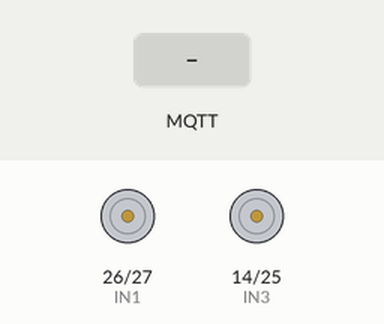
A sketch run on a simulated ESP32. On the bench: motor-driver pin pairs drawn as motors (green arrow = first pin HIGH = forward, orange = second pin HIGH = backward, longer = more drive, scaled by the enable pin). The test bench sets the inputs (shaded band). WiFi joins after 1.5 s; servers stay silent unless stated; no MQTT or app messages arrive unless stated; what the sketch prints to the serial monitor is not drawn.

Above: at 2.8 s.
2.9 s: MQTT message "forward" arrives on the first subscribed topic
At 3.2 s:
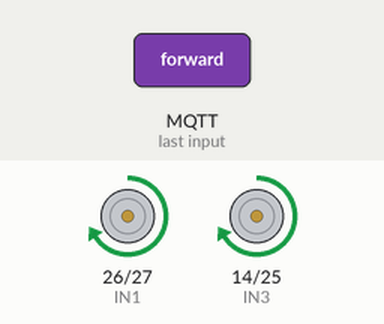
4.4 s: MQTT message "reverse" arrives on the first subscribed topic
At 5.6 s:
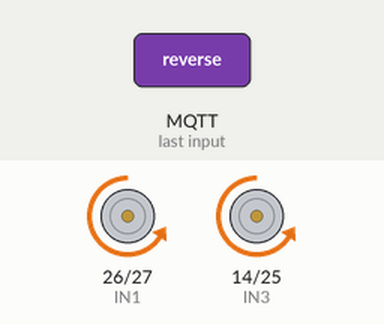
5.9 s: MQTT message "left" arrives on the first subscribed topic
At 6.7 s:
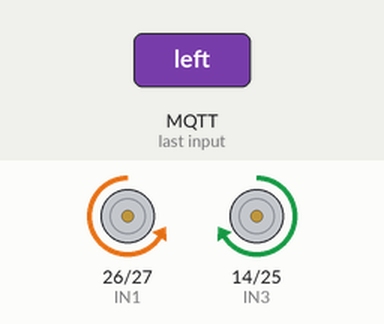
7.4 s: MQTT message "right" arrives on the first subscribed topic
At 7.8 s:
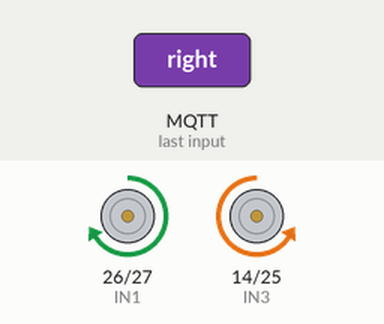
Timing chart, 0 to 9.9 s (numbered marks = the images above; inputs shaded):
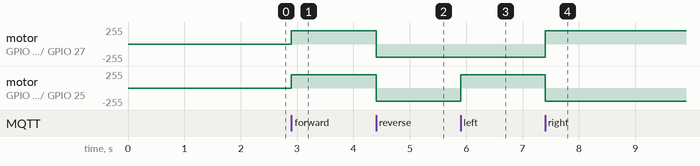

The sketch:

bot_esp32.ino
```cpp
/*
  Wearable IMU Glove Controller — Bot-Side ESP32 Firmware
  --------------------------------------------------------
  Identical to the bot firmware used in the camera-based gesture
  project. Subscribes to MQTT commands (published here by the glove
  controller instead of a webcam script) and drives two DC motors
  via an L298N driver.

  Commands accepted on topic "gesturebot/command":
    "forward", "reverse", "left", "right", "stop"

  Author: Iniyan
*/

#include <WiFi.h>
#include <PubSubClient.h>

// ---- WiFi & MQTT config ----
const char* ssid = "YOUR_WIFI_SSID";
const char* password = "YOUR_WIFI_PASSWORD";
const char* mqtt_server = "192.168.x.x";  // your laptop's IP running Mosquitto
const int mqtt_port = 1883;
const char* mqtt_topic = "gesturebot/command";

WiFiClient espClient;
PubSubClient client(espClient);

// ---- Motor pins ----
#define ENA 32
#define ENB 33
#define IN1 26
#define IN2 27
#define IN3 14
#define IN4 25

int speedVal = 200; // 0-255

void setSpeed(int s) {
  ledcWrite(ENA, s);
  ledcWrite(ENB, s);
}

void forward() {
  setSpeed(speedVal);
  digitalWrite(IN1, HIGH); digitalWrite(IN2, LOW);
  digitalWrite(IN3, HIGH); digitalWrite(IN4, LOW);
}

void reverse() {
  setSpeed(speedVal);
  digitalWrite(IN1, LOW); digitalWrite(IN2, HIGH);
  digitalWrite(IN3, LOW); digitalWrite(IN4, HIGH);
}

void turnLeft() {
  setSpeed(speedVal);
  digitalWrite(IN1, LOW); digitalWrite(IN2, HIGH);
  digitalWrite(IN3, HIGH); digitalWrite(IN4, LOW);
}

void turnRight() {
  setSpeed(speedVal);
  digitalWrite(IN1, HIGH); digitalWrite(IN2, LOW);
  digitalWrite(IN3, LOW); digitalWrite(IN4, HIGH);
}

void stopCar() {
  ledcWrite(ENA, 0);
  ledcWrite(ENB, 0);
  digitalWrite(IN1, LOW); digitalWrite(IN2, LOW);
  digitalWrite(IN3, LOW); digitalWrite(IN4, LOW);
}

void setup_wifi() {
  delay(100);
  WiFi.begin(ssid, password);
  while (WiFi.status() != WL_CONNECTED) {
    delay(500);
    Serial.print(".");
  }
  Serial.println("\nWiFi connected, IP: " + WiFi.localIP().toString());
}

void callback(char* topic, byte* payload, unsigned int length) {
  String msg;
  for (unsigned int i = 0; i < length; i++) msg += (char)payload[i];
  msg.trim();
  Serial.println("Command: " + msg);

  if (msg == "forward") forward();
  else if (msg == "reverse") reverse();
  else if (msg == "left") turnLeft();
  else if (msg == "right") turnRight();
  else if (msg == "stop") stopCar();
}

void reconnect() {
  while (!client.connected()) {
    Serial.print("Connecting to MQTT...");
    if (client.connect("ESP32GestureBot")) {
      Serial.println("connected");
      client.subscribe(mqtt_topic);
    } else {
      delay(2000);
    }
  }
}

void setup() {
  Serial.begin(115200);
  pinMode(IN1, OUTPUT);
  pinMode(IN2, OUTPUT);
  pinMode(IN3, OUTPUT);
  pinMode(IN4, OUTPUT);
  ledcAttach(ENA, 5000, 8);
  ledcAttach(ENB, 5000, 8);

  setup_wifi();
  client.setServer(mqtt_server, mqtt_port);
  client.setCallback(callback);
}

void loop() {
  if (!client.connected()) reconnect();
  client.loop();
}
```

Measured:
- after the input at 2.9 s, motor on GPIO 26 (IN1) / GPIO 27 (IN2), motor on GPIO 14 (IN3) / GPIO 25 (IN4): stopped → forward 199/255 at once
- after the input at 4.4 s, motor on GPIO 26 (IN1) / GPIO 27 (IN2), motor on GPIO 14 (IN3) / GPIO 25 (IN4): forward 199/255 → backward 199/255 at once
- after the input at 5.9 s, motor on GPIO 14 (IN3) / GPIO 25 (IN4): backward 199/255 → forward 199/255 at once
- after the input at 7.4 s, motor on GPIO 26 (IN1) / GPIO 27 (IN2): backward 199/255 → forward 199/255 at once; motor on GPIO 14 (IN3) / GPIO 25 (IN4): forward 199/255 → backward 199/255 at once
